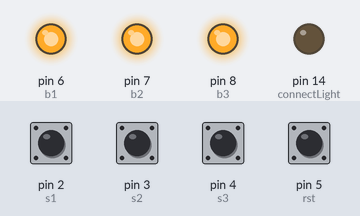
This sketch was run on a simulated Arduino Uno, built with avr-gcc and run on an emulated ATmega328P. Parts: output pins drawn as LEDs (lit = HIGH). The test bench sets the inputs (shaded band); at power-on: pin 2 (s1), pin 3 (s2), pin 4 (s3), pin 5 (rst) HIGH. No radio packets arrive unless stated.

Above: at 1.2 s.
1.3 s: pin 2 (s1) pulled LOW for 0.15 s
At 2.3 s:
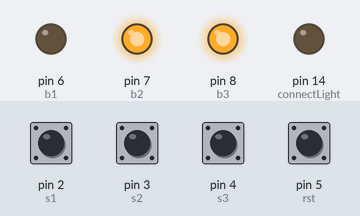
2.9 s: pin 3 (s2) pulled LOW for 0.15 s
At 3.5 s:
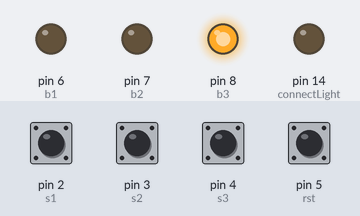
4.5 s: pin 4 (s3) pulled LOW for 0.15 s
At 5.7 s:
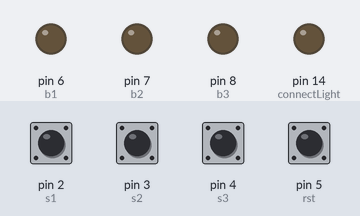
6.1 s: pin 2 (s1) pulled LOW for 1 s
At 7.2 s:
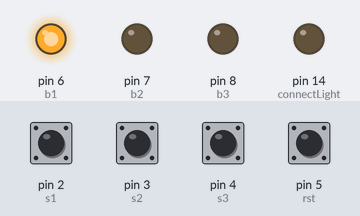
8.6 s: pin 3 (s2) pulled LOW for 1 s
At 9.1 s:
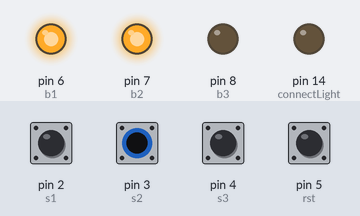
11.1 s: pin 2 (s1) pulled LOW for 0.15 s
At 12.2 s:
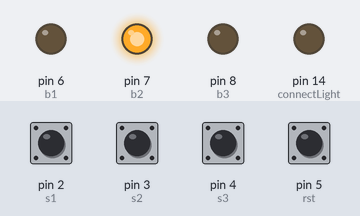
Timing chart, 0 to 13.7 s (numbered marks = the images above; inputs shaded):
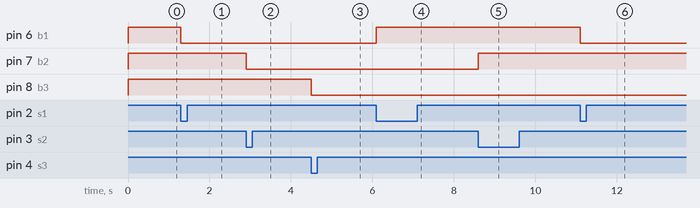

Measured:
- after the input at 1.3 s, pin 6 (b1): HIGH → LOW at once
- after the input at 2.9 s, pin 7 (b2): HIGH → LOW at once
- after the input at 4.5 s, pin 8 (b3): HIGH → LOW at once
- after the input at 6.1 s, pin 6 (b1): LOW → HIGH at once
- after the input at 8.6 s, pin 7 (b2): LOW → HIGH at once
- after the input at 11.1 s, pin 6 (b1): HIGH → LOW at once

The sketch:

HomeAutomationNode_myroom_V_.ino
```cpp
#define s1 2
#define s2 3
#define s3 4
#define rst 5

#define b1 6
#define b2 7
#define b3 8

#define id 1

#define connectLight 14


#include <EEPROM.h>
#include "RF24.h"

RF24 radio(9,10);
const uint64_t pipes[2] = { 0xF0F0F0F0E1LL, 0xF0F0F0F0D2LL };   // Radio pipe addresses for the 2 nodes to communicate.


byte s1o=0,s2o=0,s3o=0,rsto=0;
byte s1n=0,s2n=0,s3n=0,rstn=0;

byte bulbs[3] = {0,0,0};

void setup() {

  pinMode(s1,INPUT);
  pinMode(s2,INPUT);
  pinMode(s3,INPUT);
  pinMode(rst,INPUT);

  pinMode(b1,OUTPUT);
  pinMode(b2,OUTPUT);
  pinMode(b3,OUTPUT);
  pinMode(connectLight,OUTPUT);

  digitalWrite(b1,HIGH);
  digitalWrite(b2,HIGH);
  digitalWrite(b3,HIGH);

  //bulbs[0]  = EEPROM.read(b1);
  //bulbs[1]  = EEPROM.read(b2);
  //bulbs[2]  = EEPROM.read(b3);
  digitalWrite(s1,HIGH);
  digitalWrite(s2,HIGH);
  digitalWrite(s3,HIGH);
  digitalWrite(rst,HIGH);

  radio.begin();
  radio.setAutoAck(false);

  radio.openWritingPipe(pipes[1]);
  radio.openReadingPipe(1,pipes[0]);

  radio.startListening();

  Serial.begin(115200);
}

void loop() {
  s1n = digitalRead(s1);
  s2n = digitalRead(s2);
  s3n = digitalRead(s3);
  rstn = digitalRead(rst);
  if(s1n!=s1o){
   s1o = s1n;
   if(s1n==LOW){
    bulbs[0] = !bulbs[0];
   }
  }

  if(s2n!=s2o){
   s2o = s2n;
   if(s2n==LOW){
    bulbs[1] = !bulbs[1];
   }
  }

  if(s3n!=s3o){
   s3o = s3n;
   if(s3n==LOW){
    bulbs[2] = !bulbs[2];
   }
  }

  if(rstn!=rsto){
   rsto = rstn;
   if(rstn==LOW){
    bulbs[0] = 0;
    bulbs[1] = 0;
    bulbs[2] = 0;
   }
  }


  setBulbs();

    if ( radio.available() ) {
        byte data [4] = {0,0,0,0};  //id,r/w,sw.no/val

        while (radio.available()) {
          radio.read( &data, sizeof(data) );
          Serial.print("Got ");
          for(int i = 0; i<4 ; i++){
              Serial.print(data[i]);
          }
          Serial.println();
        }

        if(data[0] == id){
          digitalWrite(connectLight,HIGH);
          radio.stopListening();
          //read 0 , write 1
          if(data[1] == 1){
             bulbs[data[2]] = data[3];
          }
          radio.write( &bulbs, sizeof(bulbs) );
          Serial.print("Sent response ");
          for(int i = 0; i<3 ; i++){
              Serial.print(bulbs[i]);
          }
          Serial.println();
          radio.startListening();
        }
        digitalWrite(connectLight,LOW);
    }
}

void setBulbs(){
  if(bulbs[0]>0){
    setBulb(b1,HIGH);
  }else{
    setBulb(b1,LOW);
  }

  if(bulbs[1]>0){
    setBulb(b2,HIGH);
  }else{
    setBulb(b2,LOW);
  }

  if(bulbs[2]>0){
    setBulb(b3,HIGH);
  }else{
    setBulb(b3,LOW);
  }
}

void setBulb(byte b , boolean stat){
  digitalWrite(b,!stat);
  //EEPROM.write(b, stat);
}
```
